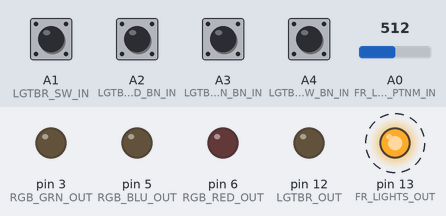
A sketch run on a simulated Arduino Uno, built with avr-gcc and run on an emulated ATmega328P. Shown: output pins drawn as LEDs (lit = HIGH). Dashed ring = blinking. The inputs (shaded band) are chosen by the test bench; at power-on: A2 (LGTBR_RED_BN_IN), A3 (LGTBR_GRN_BN_IN), A4 (LGTBR_YLW_BN_IN) HIGH, A1 (LGTBR_SW_IN) LOW, A0 (FR_LIGHTS_PTNM_IN) = 512.

Above: at 1.27 s.
1.3 s: A0 (FR_LIGHTS_PTNM_IN) set to 1010
2.8 s: A0 (FR_LIGHTS_PTNM_IN) set to 981
At 3.04 s:
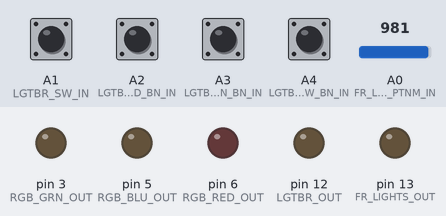
5.8 s: A1 (LGTBR_SW_IN) pulled HIGH for 0.15 s
At 6.15 s:
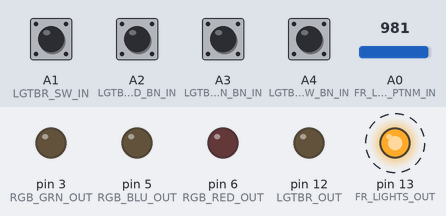
8.8 s: A0 (FR_LIGHTS_PTNM_IN) set to 1023
10.3 s: A1 (LGTBR_SW_IN) pulled HIGH for 1 s
At 12.5 s:
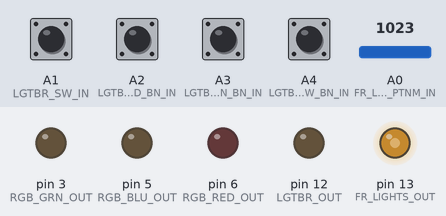
12.8 s: A0 (FR_LIGHTS_PTNM_IN) set to 990
At 13.14 s:
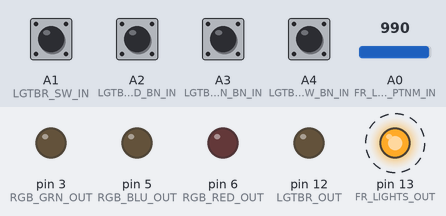
Timing chart, 0 to 16.8 s (numbered marks = the images above; inputs shaded):
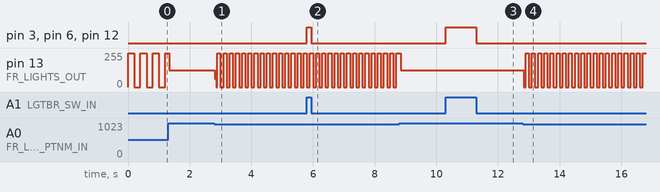

The sketch:

Safety_Car_Light_System.ino
```cpp
#define ST_INIT           0

#define ST_LIGHTBAR_OFF   1
#define ST_LIGHTBAR_ON_Y  2
#define ST_LIGHTBAR_ON_G  3
#define ST_LIGHTBAR_ON_R  4

#define ST_FR_LIGHTS_OFF  1
#define ST_FR_LIGHTS_ON   2

#define FR_LIGHTS_PTNM_IN A0

#define LGTBR_SW_IN      A1

#define LGTBR_RED_BN_IN   A2
#define LGTBR_GRN_BN_IN   A3
#define LGTBR_YLW_BN_IN   A4

#define FR_LIGHTS_OUT     13

#define LGTBR_OUT       12
#define RGB_RED_OUT       6
#define RGB_BLU_OUT       5
#define RGB_GRN_OUT       3

#define ON          1
#define OFF         0
#define MAX         255
#define MIN         0

unsigned long currentTime;
unsigned long previousTime;

int currentState_FR_LIGHTS;
int currentState_LIGHTBAR;
int sensorValue;
int flashInterval;
int flashState;
int redButton;
int greenButton;
int yellowButton;
int lightbarSwitch;

void setup(){
  currentState_FR_LIGHTS = ST_INIT;
  currentState_LIGHTBAR = ST_INIT;

  pinMode(FR_LIGHTS_PTNM_IN, INPUT);
  pinMode(LGTBR_SW_IN, INPUT);
  pinMode(LGTBR_RED_BN_IN, INPUT_PULLUP);
  pinMode(LGTBR_GRN_BN_IN, INPUT_PULLUP);
  pinMode(LGTBR_YLW_BN_IN, INPUT_PULLUP);

  pinMode(FR_LIGHTS_OUT, OUTPUT);
  pinMode(LGTBR_OUT, OUTPUT);
  pinMode(RGB_RED_OUT, OUTPUT);
  pinMode(RGB_BLU_OUT, OUTPUT);
  pinMode(RGB_GRN_OUT, OUTPUT);

  currentState_FR_LIGHTS = ST_FR_LIGHTS_OFF;
  currentState_LIGHTBAR = ST_LIGHTBAR_OFF;
}

void loop(){
  currentTime = millis();
  sensorValue = analogRead(FR_LIGHTS_PTNM_IN);
  lightbarSwitch = digitalRead(LGTBR_SW_IN);
  redButton = !digitalRead(LGTBR_RED_BN_IN);
  greenButton = !digitalRead(LGTBR_GRN_BN_IN);
  yellowButton = !digitalRead(LGTBR_YLW_BN_IN);

  //Front-Rear Lights - State 1//
  if (currentState_FR_LIGHTS == ST_FR_LIGHTS_OFF) {
    if (sensorValue > 100) {
      currentState_FR_LIGHTS = ST_FR_LIGHTS_ON;
    } else {
      digitalWrite(FR_LIGHTS_OUT, LOW);
    }
  }

  //Front-Rear Lights - State 2//
  if (currentState_FR_LIGHTS == ST_FR_LIGHTS_ON) {
    if (sensorValue < 100) {
      currentState_FR_LIGHTS = ST_FR_LIGHTS_OFF;
    } else {
      if ((currentTime - previousTime) >= flashInterval) {
        previousTime = currentTime;
        if (flashState == OFF) {
          flashState = ON;
        } else {
          flashState = OFF;
        }
      }
      digitalWrite(FR_LIGHTS_OUT, flashState);
    }
    if (sensorValue > 100 && sensorValue < 260) {
      flashInterval = 300;
    } else if (sensorValue > 260 && sensorValue < 430) {
      flashInterval = 250;
    } else if (sensorValue > 430 && sensorValue < 600) {
      flashInterval = 200;
    } else if (sensorValue > 600 && sensorValue < 780) {
      flashInterval = 150;
    } else if (sensorValue > 780 && sensorValue < 1000) {
      flashInterval = 100;
    } else if (sensorValue > 1000){
      flashInterval = 0;
    }
  }

  //Lightbar - State 1//
  if (currentState_LIGHTBAR == ST_LIGHTBAR_OFF) {
    if (lightbarSwitch) {
      currentState_LIGHTBAR = ST_LIGHTBAR_ON_Y;
    } else {
      digitalWrite(LGTBR_OUT, OFF);
      analogWrite(RGB_RED_OUT, MIN);
      analogWrite(RGB_BLU_OUT, MIN);
      analogWrite(RGB_GRN_OUT, MIN);
    }
  }

  //Lightbar - State 2//
  if (currentState_LIGHTBAR == ST_LIGHTBAR_ON_Y) {
    digitalWrite(LGTBR_OUT, ON);
    analogWrite(RGB_RED_OUT, MAX);
    analogWrite(RGB_BLU_OUT, MIN);
    analogWrite(RGB_GRN_OUT, MAX);
    if (redButton) {
      currentState_LIGHTBAR = ST_LIGHTBAR_ON_R;
    }
    if (greenButton) {
      currentState_LIGHTBAR = ST_LIGHTBAR_ON_G;
    }
    if (!lightbarSwitch) {
      currentState_LIGHTBAR = ST_LIGHTBAR_OFF;
    }
  }

  //Lightbar - State 3//
  if (currentState_LIGHTBAR == ST_LIGHTBAR_ON_G) {
    analogWrite(RGB_RED_OUT, MIN);
    analogWrite(RGB_BLU_OUT, MIN);
    analogWrite(RGB_GRN_OUT, MAX);
    if (redButton) {
      currentState_LIGHTBAR = ST_LIGHTBAR_ON_R;
    }
    if (yellowButton) {
      currentState_LIGHTBAR = ST_LIGHTBAR_ON_Y;
    }
    if (!lightbarSwitch) {
      currentState_LIGHTBAR = ST_LIGHTBAR_OFF;
    }
  }

  //Lightbar - State 4//
  if (currentState_LIGHTBAR == ST_LIGHTBAR_ON_R) {
    analogWrite(RGB_RED_OUT, MAX);
    analogWrite(RGB_BLU_OUT, MIN);
    analogWrite(RGB_GRN_OUT, MIN);
    if (greenButton) {
      currentState_LIGHTBAR = ST_LIGHTBAR_ON_G;
    }
    if (yellowButton) {
      currentState_LIGHTBAR = ST_LIGHTBAR_ON_Y;
    }
    if (!lightbarSwitch) {
      currentState_LIGHTBAR = ST_LIGHTBAR_OFF;
    }
  }
}
```

Measured:
- after the input at 2.8 s, pin 13 (FR_LIGHTS_OUT): 127/255 → 62/255 at once, then moves between 0/255 and 255/255, repeating every 0.60 s
- after the input at 5.8 s, pin 3 (RGB_GRN_OUT), pin 6 (RGB_RED_OUT), pin 12 (LGTBR_OUT): LOW → HIGH at once, → LOW 0.15 s later
- after the input at 10.3 s, pin 3 (RGB_GRN_OUT), pin 6 (RGB_RED_OUT), pin 12 (LGTBR_OUT): LOW → HIGH at once, → LOW 1.0 s later
- after the input at 12.8 s, pin 13 (FR_LIGHTS_OUT): alternates 255/255 for 0.10 s and 0/255 for 0.10 s, starting at once
